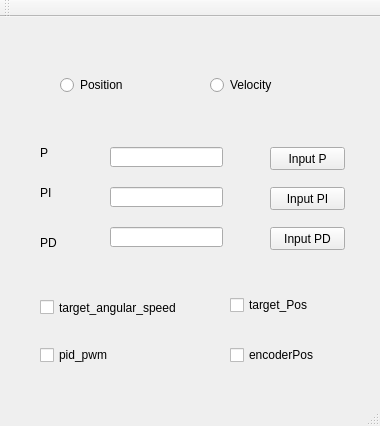
<?xml version="1.0" encoding="UTF-8"?>
<ui version="4.0">
 <class>QtWidgetsApplication1Class</class>
 <widget class="QMainWindow" name="QtWidgetsApplication1Class">
  <property name="geometry">
   <rect>
    <x>0</x>
    <y>0</y>
    <width>380</width>
    <height>426</height>
   </rect>
  </property>
  <property name="windowTitle">
   <string>QtWidgetsApplication1</string>
  </property>
  <widget class="QWidget" name="centralWidget">
   <widget class="QRadioButton" name="radioButton">
    <property name="geometry">
     <rect>
      <x>60</x>
      <y>60</y>
      <width>90</width>
      <height>16</height>
     </rect>
    </property>
    <property name="text">
     <string>Position</string>
    </property>
   </widget>
   <widget class="QRadioButton" name="radioButton_2">
    <property name="geometry">
     <rect>
      <x>210</x>
      <y>60</y>
      <width>101</width>
      <height>16</height>
     </rect>
    </property>
    <property name="text">
     <string>Velocity</string>
    </property>
   </widget>
   <widget class="QCheckBox" name="checkBox">
    <property name="geometry">
     <rect>
      <x>40</x>
      <y>330</y>
      <width>81</width>
      <height>16</height>
     </rect>
    </property>
    <property name="text">
     <string>pid_pwm</string>
    </property>
   </widget>
   <widget class="QCheckBox" name="checkBox_2">
    <property name="geometry">
     <rect>
      <x>230</x>
      <y>330</y>
      <width>91</width>
      <height>16</height>
     </rect>
    </property>
    <property name="text">
     <string>encoderPos</string>
    </property>
   </widget>
   <widget class="QCheckBox" name="checkBox_3">
    <property name="geometry">
     <rect>
      <x>40</x>
      <y>280</y>
      <width>141</width>
      <height>21</height>
     </rect>
    </property>
    <property name="text">
     <string>target_angular_speed</string>
    </property>
   </widget>
   <widget class="QCheckBox" name="checkBox_4">
    <property name="geometry">
     <rect>
      <x>230</x>
      <y>280</y>
      <width>81</width>
      <height>16</height>
     </rect>
    </property>
    <property name="text">
     <string>target_Pos</string>
    </property>
   </widget>
   <widget class="QLabel" name="label">
    <property name="geometry">
     <rect>
      <x>40</x>
      <y>130</y>
      <width>56</width>
      <height>12</height>
     </rect>
    </property>
    <property name="text">
     <string>P</string>
    </property>
   </widget>
   <widget class="QLabel" name="label_2">
    <property name="geometry">
     <rect>
      <x>40</x>
      <y>170</y>
      <width>56</width>
      <height>12</height>
     </rect>
    </property>
    <property name="text">
     <string>PI</string>
    </property>
   </widget>
   <widget class="QLabel" name="label_3">
    <property name="geometry">
     <rect>
      <x>40</x>
      <y>220</y>
      <width>56</width>
      <height>12</height>
     </rect>
    </property>
    <property name="text">
     <string>PD</string>
    </property>
   </widget>
   <widget class="QLineEdit" name="lineEdit">
    <property name="geometry">
     <rect>
      <x>110</x>
      <y>130</y>
      <width>113</width>
      <height>20</height>
     </rect>
    </property>
   </widget>
   <widget class="QLineEdit" name="lineEdit_2">
    <property name="geometry">
     <rect>
      <x>110</x>
      <y>170</y>
      <width>113</width>
      <height>20</height>
     </rect>
    </property>
   </widget>
   <widget class="QLineEdit" name="lineEdit_3">
    <property name="geometry">
     <rect>
      <x>110</x>
      <y>210</y>
      <width>113</width>
      <height>20</height>
     </rect>
    </property>
   </widget>
   <widget class="QPushButton" name="pushButton">
    <property name="geometry">
     <rect>
      <x>270</x>
      <y>130</y>
      <width>75</width>
      <height>23</height>
     </rect>
    </property>
    <property name="text">
     <string>Input P</string>
    </property>
   </widget>
   <widget class="QPushButton" name="pushButton_2">
    <property name="geometry">
     <rect>
      <x>270</x>
      <y>170</y>
      <width>75</width>
      <height>23</height>
     </rect>
    </property>
    <property name="text">
     <string>Input PI</string>
    </property>
   </widget>
   <widget class="QPushButton" name="pushButton_3">
    <property name="geometry">
     <rect>
      <x>270</x>
      <y>210</y>
      <width>75</width>
      <height>23</height>
     </rect>
    </property>
    <property name="text">
     <string>Input PD</string>
    </property>
   </widget>
  </widget>
  <widget class="QMenuBar" name="menuBar">
   <property name="geometry">
    <rect>
     <x>0</x>
     <y>0</y>
     <width>380</width>
     <height>21</height>
    </rect>
   </property>
  </widget>
  <widget class="QToolBar" name="mainToolBar">
   <attribute name="toolBarArea">
    <enum>TopToolBarArea</enum>
   </attribute>
   <attribute name="toolBarBreak">
    <bool>false</bool>
   </attribute>
  </widget>
  <widget class="QStatusBar" name="statusBar"/>
 </widget>
 <layoutdefault spacing="6" margin="11"/>
 <resources>
  <include location="QtWidgetsApplication1.qrc"/>
 </resources>
 <connections/>
</ui>
